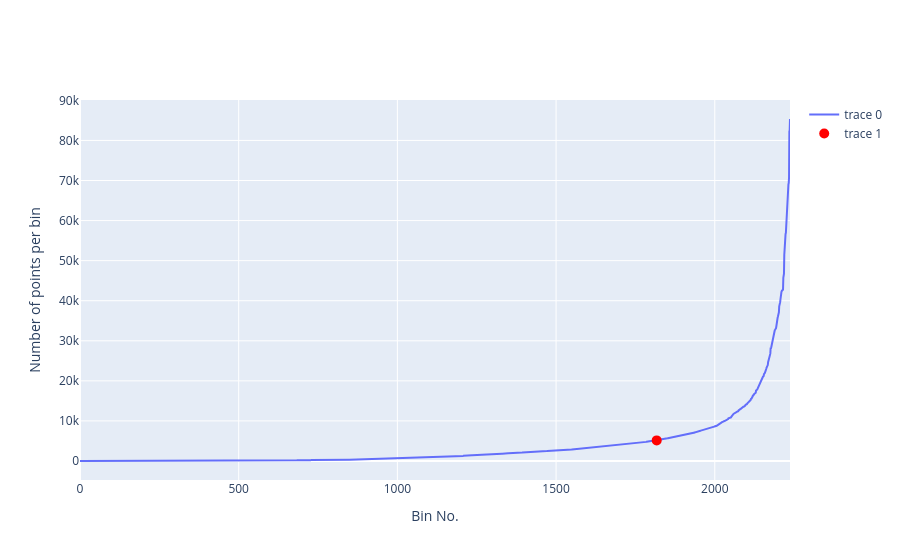

Notebook code for this chart:
### Code cell
threshold_1 = profileNo_vs_xy_bins(df_00_23, n_x_bins=100, n_y_bins=100, show_threshold=True, threshold_quantile=0.935, projection='npstere')

### Figure 1 — Plotly figure (JSON) as saved in the notebook; plotly's stock layout.template omitted (floating-point values rounded to 4 significant figures; data arrays with more than 128 entries replaced by an {"elided": "..."} marker saying what was removed)
{"data": [{"type": "scatter", "x": {"elided": "2238 int values"}, "y": {"elided": "2238 int values"}}, {"marker": {"color": "red", "size": 10}, "mode": "markers", "type": "scatter", "x": [1817], "y": [5142]}], "layout": {"xaxis": {"title": {"text": "Bin No."}}, "yaxis": {"title": {"text": "Number of points per bin"}}}}
